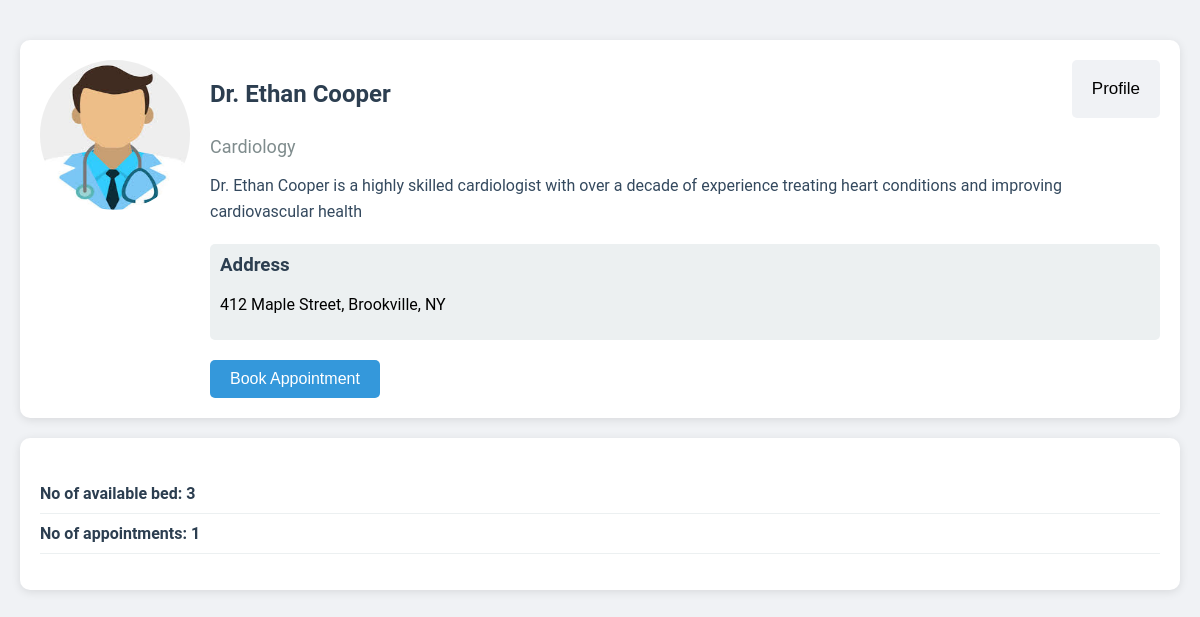
Page /user/appoinment/71a578ff-3bca-4ebf-a2e0-b3fe3a60b31c on the committed database.
### opd/models.py (models this page shows, shortened)
class Doctor(models.Model):
    user = models.OneToOneField(User, on_delete=models.CASCADE, related_name="doctor")
    name = models.CharField("Full Name", max_length=200)
    profile_image = models.ImageField(
        "Image",
        upload_to="profile/",
        default="profile/default-profile.png",
    )
    speciality = models.CharField("Speciality", max_length=200)
    phone_number = models.CharField("Phone Number", max_length=10)
    address = models.TextField("Address")
    experience = models.PositiveIntegerField("Year of Experience", default=0)
    about = models.TextField(blank=True)
    education = models.TextField()
    created_at = models.DateTimeField(auto_now_add=True)
    id = models.UUIDField(
        default=uuid.uuid4, unique=True, primary_key=True, editable=False
    )

### user/views.py (the view, shortened to what this page needs)
# urls.py: path("appoinment/<str:pk>", views.appointment, name="appointment"),
def appointment(request, pk):
    doctor = Doctor.objects.get(id=pk)
    search_query = request.GET.get("search_query")
    total_bed_count = doctor.opd.no_of_beds  # type: ignore
    total_appointment_count = doctor.opd.no_of_appointment  # type: ignore
    context = {
        "doctor": doctor,
        "total_appointment_count": total_appointment_count,
        "total_bed_count": total_bed_count,
    }
    return render(request, "user/appointment.html", context)

### user/templates/user/appointment.html (shortened to what this page needs)
{% extends 'base.html' %} {% load static %} {% block css %}
<link rel="stylesheet" href="{% static 'styles/appointment.css' %}" />
{% endblock css %} {% block content %}
<div class="container">
  <div class="profile-card d-flex flex-wrap">
    <div class="doctor-image-wrapper d-flex justify-content-center align-items-center">
      <img src="{{doctor.profile_image.url}}" alt="Doctor image" class="doctor-image" />
    </div>
    <div class="doctor-info d-flex flex-column">
      <div class="header d-flex justify-content-between align-items-center">
        <h2 class="doctor-name">{{doctor.name}}</h2>
        <button id="profile" data-url="{% url 'user:doctor_profile' pk=doctor.id %}"
          class="profile-btn">Profile</button>
      </div>
      <p class="doctor-specialty">{{doctor.speciality}}</p>
      <p class="doctor-description">{{doctor.about}}</p>
      <div class="availability d-flex flex-column">
        <h3>Address</h3>
        <p class="doctor-address">{{doctor.address}}</p>
      </div>
      <button class="appointment-btn">
        <a href="{% url 'user:appointment' pk=doctor.id %}?search_query=booking"
          style="text-decoration: none; color:inherit;">
          Book Appointment
        </a>
      </button>
    </div>
  </div>
  <div class="live-appointments d-flex justify-content-between align-items-center">
    <ul class="appointment-list d-flex justify-content-around">
      <li class="appointment-item">
        <span class="appointment-time">No of available bed: {{total_bed_count}}</span>
      </li>
      <li class="appointment-item">
        <span class="appointment-time">No of appointments: {{total_appointment_count}}</span>
      </li>
    </ul>
  </div>
</div>
{% endblock content %}

### static/styles/appointment.css (style rules this page uses)
body { font-family: "Roboto", sans-serif; background-color: #f0f2f5; margin: 0; padding: 0; }
.container { max-width: 1200px; margin: 0 auto; padding: 20px; }
.header { display: flex; justify-content: space-between; }
.profile-btn { background-color: #f0f2f5; border: none; padding: 15px 20px; border-radius: 5px; margin-left: 10px; cursor: pointer; transition: background-color 0.3s ease; font-size: 17px; }
.profile-card { background-color: white; border-radius: 10px; box-shadow: 0 2px 10px rgba(0, 0, 0, 0.1); margin-top: 20px; padding: 20px; display: flex; align-items: flex-start; }
.doctor-image { width: 150px; height: 150px; border-radius: 50%; margin-right: 20px; }
.doctor-info { flex: 1; }
.doctor-name { font-size: 24px; color: #2c3e50; margin-bottom: 10px; }
.doctor-specialty { font-size: 18px; color: #7f8c8d; margin-bottom: 10px; }
.doctor-description { color: #34495e; line-height: 1.6; }
.availability { background-color: #ecf0f1; border-radius: 5px; padding: 10px; margin-top: 20px; }
.availability h3 { margin-top: 0; color: #2c3e50; }
.appointment-btn { background-color: #3498db; color: white; border: none; padding: 10px 20px; border-radius: 5px; font-size: 16px; cursor: pointer; transition: background-color 0.3s; margin-top: 20px; }
.live-appointments { background-color: white; border-radius: 10px; box-shadow: 0 2px 10px rgba(0, 0, 0, 0.1); margin-top: 20px; padding: 20px; }
.appointment-list { list-style-type: none; padding: 0; }
.appointment-item { border-bottom: 1px solid #ecf0f1; padding: 10px 0; display: flex; justify-content: space-between; }
.appointment-time { font-weight: bold; color: #2c3e50; }

### rows in the picture
Doctor: profile_image (picture), name "Dr. Ethan Cooper", speciality "Cardiology", about "Dr. Ethan Cooper is a highly skilled cardiologist with over a decade of experience treating heart conditions and improving cardiovascular health", address "412 Maple Street, Brookville, NY"

### other values in the picture
{{ total_bed_count }} "3"
{{ total_appointment_count }} "1"
